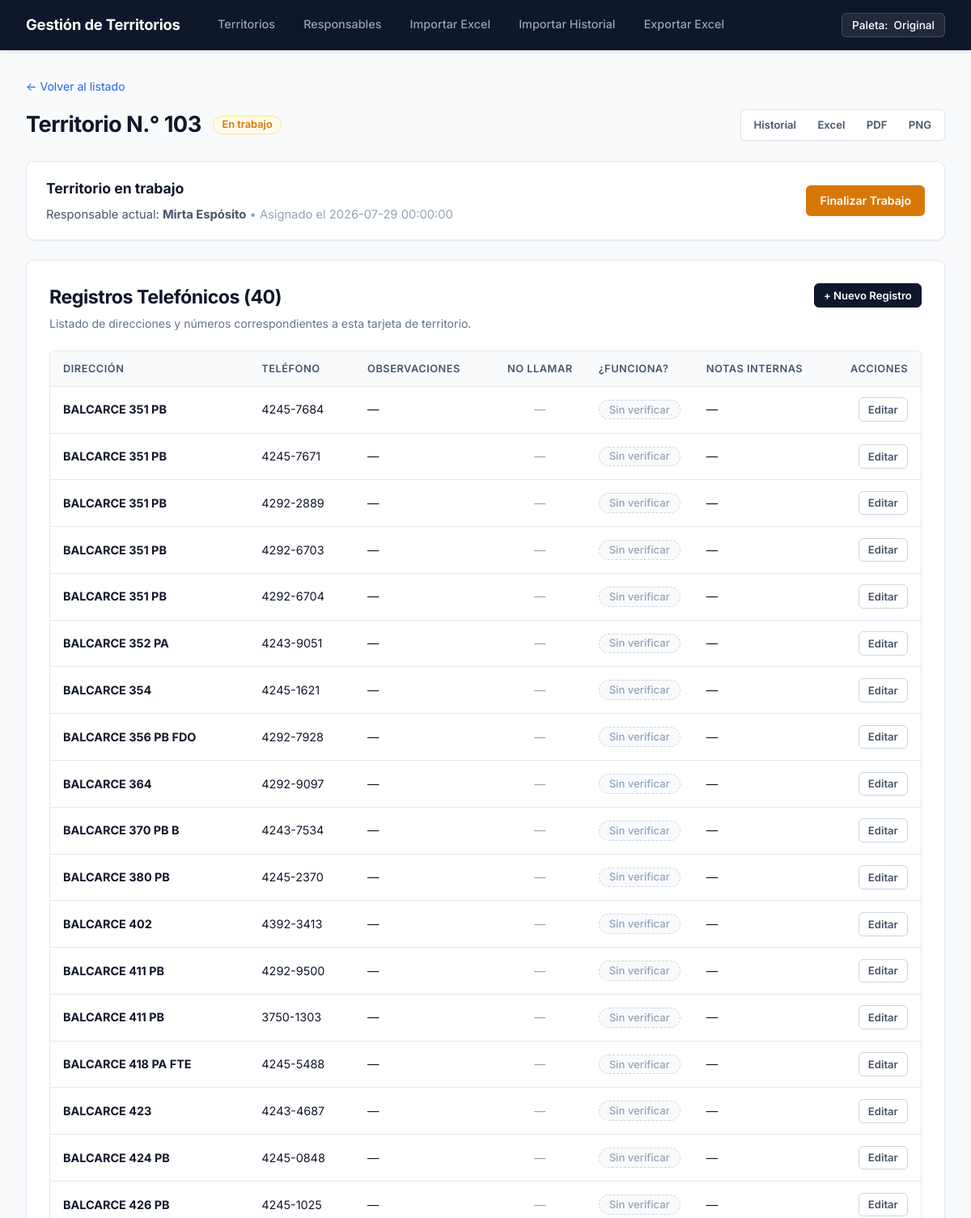
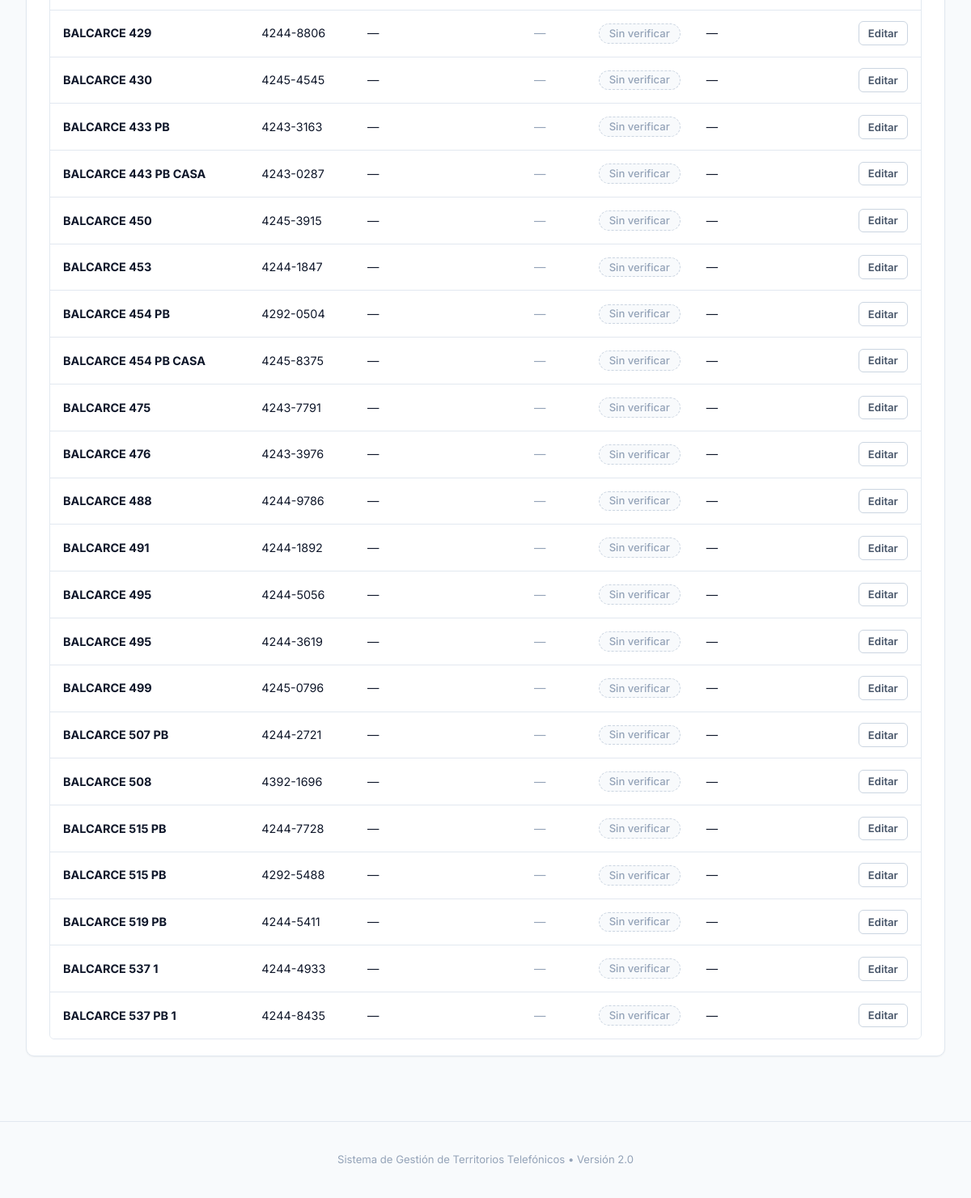
The app's page /territorio/4 with its own data (2 pictures, top to bottom).
### tables this page shows
CREATE TABLE territorios (
    id INTEGER PRIMARY KEY AUTOINCREMENT,
    numero TEXT NOT NULL UNIQUE,
    estado TEXT CHECK(estado IN ('Disponible', 'En trabajo')) DEFAULT 'Disponible'
);

CREATE TABLE responsables (
    id INTEGER PRIMARY KEY AUTOINCREMENT,
    nombre TEXT NOT NULL,
    activo INTEGER DEFAULT 1 -- 1: activo, 0: inactivo
, telefono TEXT DEFAULT NULL, email TEXT DEFAULT NULL, fecha_alta TEXT DEFAULT NULL);

CREATE TABLE asignaciones (
    id INTEGER PRIMARY KEY AUTOINCREMENT,
    territorio_id INTEGER NOT NULL,
    responsable_id INTEGER NOT NULL,
    fecha_asignado TEXT NOT NULL,      -- Formato ISO: YYYY-MM-DD HH:MM:SS
    fecha_finalizacion TEXT DEFAULT NULL,
    detalles TEXT,
    FOREIGN KEY (territorio_id) REFERENCES territorios(id),
    FOREIGN KEY (responsable_id) REFERENCES responsables(id)
);

CREATE TABLE registros (
    id INTEGER PRIMARY KEY AUTOINCREMENT,
    territorio_id INTEGER NOT NULL,
    direccion TEXT,
    telefono TEXT NOT NULL,
    observaciones TEXT,
    no_llamar INTEGER DEFAULT 0,  -- 0: False, 1: True
    funcionan INTEGER DEFAULT NULL, -- NULL: Vacío, 1: Sí, 0: No
    notas_internas TEXT,
    FOREIGN KEY (territorio_id) REFERENCES territorios(id) ON DELETE CASCADE,
    UNIQUE(territorio_id, direccion, telefono) -- Evita duplicados en importaciones
);

### routes/territorios.py (the view)
    @app.route("/territorio/<int:territorio_id>")
    def territorio_detalle(territorio_id):
        conn = get_connection()
        territorio = conn.execute(
            "SELECT * FROM territorios WHERE id = ?", (territorio_id,)
        ).fetchone()
        if territorio is None:
            conn.close()
            abort(404)
        registros = conn.execute(
            "SELECT * FROM registros WHERE territorio_id = ? ORDER BY id",
            (territorio_id,),
        ).fetchall()
        asignacion_activa = conn.execute(
            """
            SELECT a.*, r.nombre AS responsable_nombre
            FROM asignaciones a
            JOIN responsables r ON r.id = a.responsable_id
            WHERE a.territorio_id = ? AND a.fecha_finalizacion IS NULL
            """,
            (territorio_id,),
        ).fetchone()
        responsables = conn.execute(
            "SELECT * FROM responsables WHERE activo = 1 ORDER BY nombre"
        ).fetchall()
        conn.close()
        return render_template(
            "territorio.html",
            territorio=territorio,
            registros=registros,
            asignacion_activa=asignacion_activa,
            responsables=responsables,
        )

### database.py (called while the page is built)
def get_connection():
    conn = sqlite3.connect(DATABASE)
    conn.row_factory = sqlite3.Row
    conn.execute("PRAGMA foreign_keys = ON")
    return conn

### templates/territorio.html (shortened to what this page needs)
{% extends "base.html" %}
{% block content %}
<div class="header-detalle-territorio">
    <div class="breadcrumb">
        <a href="{{ url_for('index') }}" class="btn-link">&larr; Volver al listado</a>
    </div>
    <div class="territorio-hero">
        <div class="hero-left">
            <h2 class="hero-title">Territorio N.° {{ territorio.numero }}</h2>
            <div class="hero-badge">
                <span class="badge {{ 'badge-en-trabajo' if territorio.estado == 'En trabajo' else 'badge-disponible' }}">
                    {{ territorio.estado }}
                </span>
            </div>
        </div>
        <div class="hero-actions">
            <a href="{{ url_for('territorio_historial', territorio_id=territorio.id) }}" class="btn btn-outline btn-sm">Historial</a>
            <a href="{{ url_for('exportar_excel', territorio_id=territorio.id) }}" class="btn btn-outline btn-sm">Excel</a>
            <a href="{{ url_for('territorio_exportar_pdf', territorio_id=territorio.id) }}" class="btn btn-outline btn-sm">PDF</a>
            <a href="{{ url_for('territorio_exportar_png', territorio_id=territorio.id) }}" class="btn btn-outline btn-sm">PNG</a>
        </div>
    </div>
</div>
{% if territorio.estado == 'Disponible' %}
    <div class="panel-accion">
        <h3>Asignar territorio</h3>
        {% if responsables|length == 0 %}
            <p class="text-muted">No hay responsables activos todavía. Podés agregarlos en la sección de Responsables.</p>
        {% else %}
            <form method="post" action="{{ url_for('territorio_asignar', territorio_id=territorio.id) }}" class="form-asignar">
                <div class="form-inline-group">
                    <label for="responsable_id">Responsable:</label>
                    <select name="responsable_id" id="responsable_id" class="form-control" required>
                        <option value="" disabled selected>Seleccionar responsable...</option>
                        {% for r in responsables %}
                            <option value="{{ r.id }}">{{ r.nombre }}</option>
                        {% endfor %}
                    </select>
                </div>
                <div class="form-inline-group flex-grow">
                    <input type="text" name="detalles" placeholder="Detalles o comentarios (opcional)" class="form-control">
                </div>
                <button type="submit" class="btn btn-primary">Asignar</button>
            </form>
        {% endif %}
    </div>
{% elif territorio.estado == 'En trabajo' %}
    <div class="panel-accion panel-en-trabajo">
        <div class="info-asignacion">
            <h3>Territorio en trabajo</h3>
            {% if asignacion_activa %}
                <p>
                    Responsable actual: <strong>{{ asignacion_activa.responsable_nombre }}</strong>
                    <span class="text-muted">&bull; Asignado el {{ asignacion_activa.fecha_asignado }}</span>
                </p>
            {% endif %}
        </div>
        <form method="post" action="{{ url_for('territorio_finalizar', territorio_id=territorio.id) }}" onsubmit="return confirm('¿Confirmás que deseás finalizar el trabajo de este territorio?');">
            <button type="submit" class="btn btn-warning">Finalizar Trabajo</button>
        </form>
    </div>
{% endif %}
<section class="main-card" style="margin-top: 1.5rem;">
    <div class="main-card-header">
        <div class="header-titles">
            <h3 class="card-title">Registros Telefónicos ({{ registros|length }})</h3>
            <p class="card-subtitle">Listado de direcciones y números correspondientes a esta tarjeta de territorio.</p>
        </div>
        <div class="header-actions">
            <button type="button" class="btn btn-primary btn-sm" id="btn-abrir-nuevo-reg">
                + Nuevo Registro
            </button>
        </div>
    </div>
    {% if registros|length == 0 %}
        <div class="estado-vacio">
            <p class="vacio-titulo">Este territorio todavía no tiene registros cargados</p>
            <p class="vacio-sub">Podés agregar un registro manualmente o importar desde un archivo Excel.</p>
            <button type="button" class="btn btn-primary btn-sm" id="btn-crear-primer-reg">+ Agregar Primer Registro</button>
        </div>
    {% else %}
        <div class="table-responsive">
            <table class="tabla-moderna tabla-registros-view">
                <thead>
                    <tr>
                        <th>Dirección</th>
                        <th>Teléfono</th>
                        <th>Observaciones</th>
                        <th style="text-align: center; width: 100px;">No llamar</th>
                        <th style="width: 130px;">¿Funciona?</th>
                        <th>Notas internas</th>
                        <th style="text-align: right; width: 100px;">Acciones</th>
                    </tr>
                </thead>
                <tbody>
                    {% for reg in registros %}
                    <tr id="fila-reg-{{ reg.id }}">
                        <td class="col-direccion">
                            <strong>{{ reg.direccion or "—" }}</strong>
                        </td>
                        <td class="col-telefono">
                            <span class="telefono-badge">{{ reg.telefono }}</span>
                        </td>
                        <td class="col-obs">
                            {{ reg.observaciones or "—" }}
                        </td>
                        <td style="text-align: center;">
                            {% if reg.no_llamar %}
                                <span class="badge badge-no-llamar">No llamar</span>
                            {% else %}
                                <span class="text-muted">—</span>
                            {% endif %}
                        </td>
                        <td>
                            {% if reg.funcionan is none %}
                                <span class="badge badge-libre">Sin verificar</span>
                            {% elif reg.funcionan == 1 %}
                                <span class="badge badge-disponible">Sí</span>
                            {% else %}
                                <span class="badge badge-error">No</span>
                            {% endif %}
                        </td>
                        <td class="col-notas">
                            {{ reg.notas_internas or "—" }}
                        </td>
                        <td style="text-align: right;">
                            <button
                                type="button"
                                class="btn btn-sm btn-outline btn-editar-reg"
                                data-id="{{ reg.id }}"
                                data-direccion="{{ reg.direccion or '' }}"
                                data-telefono="{{ reg.telefono or '' }}"
                                data-observaciones="{{ reg.observaciones or '' }}"
                                data-no-llamar="{{ 1 if reg.no_llamar else 0 }}"
                                data-funcionan="{{ '' if reg.funcionan is none else reg.funcionan }}"
                                data-notas-internas="{{ reg.notas_internas or '' }}"
                            >
                                Editar
                            </button>
                        </td>
                    </tr>
                    {% endfor %}
                </tbody>
            </table>
        </div>
    {% endif %}
</section>
{% endblock %}

### records on screen
territorios: numero "103", estado "En trabajo"
responsables: responsable_nombre "Mirta Espósito"
asignaciones: fecha_asignado "2026-07-29 00:00:00"
registros: direccion "BALCARCE 351 PB", telefono "4245-7684", observaciones "—", notas_internas "—"
registros: direccion "BALCARCE 351 PB", telefono "4245-7671", observaciones "—", notas_internas "—"
registros: direccion "BALCARCE 351 PB", telefono "4292-2889", observaciones "—", notas_internas "—"
registros: direccion "BALCARCE 351 PB", telefono "4292-6703", observaciones "—", notas_internas "—"
registros: direccion "BALCARCE 351 PB", telefono "4292-6704", observaciones "—", notas_internas "—"
registros: direccion "BALCARCE 352 PA", telefono "4243-9051", observaciones "—", notas_internas "—"
registros: direccion "BALCARCE 354", telefono "4245-1621", observaciones "—", notas_internas "—"
registros: direccion "BALCARCE 356 PB FDO", telefono "4292-7928", observaciones "—", notas_internas "—"
registros: direccion "BALCARCE 364", telefono "4292-9097", observaciones "—", notas_internas "—"
registros: direccion "BALCARCE 370 PB B", telefono "4243-7534", observaciones "—", notas_internas "—"
registros: direccion "BALCARCE 380 PB", telefono "4245-2370", observaciones "—", notas_internas "—"
registros: direccion "BALCARCE 402", telefono "4392-3413", observaciones "—", notas_internas "—"
registros: direccion "BALCARCE 411 PB", telefono "4292-9500", observaciones "—", notas_internas "—"
registros: direccion "BALCARCE 411 PB", telefono "3750-1303", observaciones "—", notas_internas "—"
registros: direccion "BALCARCE 418 PA FTE", telefono "4245-5488", observaciones "—", notas_internas "—"
registros: direccion "BALCARCE 423", telefono "4243-4687", observaciones "—", notas_internas "—"
registros: direccion "BALCARCE 424 PB", telefono "4245-0848", observaciones "—", notas_internas "—"
registros: direccion "BALCARCE 426 PB", telefono "4245-1025", observaciones "—", notas_internas "—"
registros: direccion "BALCARCE 429", telefono "4244-8806", observaciones "—", notas_internas "—"
registros: direccion "BALCARCE 430", telefono "4245-4545", observaciones "—", notas_internas "—"
registros: direccion "BALCARCE 433 PB", telefono "4243-3163", observaciones "—", notas_internas "—"
registros: direccion "BALCARCE 443 PB CASA", telefono "4243-0287", observaciones "—", notas_internas "—"
registros: direccion "BALCARCE 450", telefono "4245-3915", observaciones "—", notas_internas "—"
registros: direccion "BALCARCE 453", telefono "4244-1847", observaciones "—", notas_internas "—"
registros: direccion "BALCARCE 454 PB", telefono "4292-0504", observaciones "—", notas_internas "—"
registros: direccion "BALCARCE 454 PB CASA", telefono "4245-8375", observaciones "—", notas_internas "—"
registros: direccion "BALCARCE 475", telefono "4243-7791", observaciones "—", notas_internas "—"
registros: direccion "BALCARCE 476", telefono "4243-3976", observaciones "—", notas_internas "—"
registros: direccion "BALCARCE 488", telefono "4244-9786", observaciones "—", notas_internas "—"
registros: direccion "BALCARCE 491", telefono "4244-1892", observaciones "—", notas_internas "—"
registros: direccion "BALCARCE 495", telefono "4244-5056", observaciones "—", notas_internas "—"
registros: direccion "BALCARCE 495", telefono "4244-3619", observaciones "—", notas_internas "—"
registros: direccion "BALCARCE 499", telefono "4245-0796", observaciones "—", notas_internas "—"
registros: direccion "BALCARCE 507 PB", telefono "4244-2721", observaciones "—", notas_internas "—"
registros: direccion "BALCARCE 508", telefono "4392-1696", observaciones "—", notas_internas "—"
registros: direccion "BALCARCE 515 PB", telefono "4244-7728", observaciones "—", notas_internas "—"
registros: direccion "BALCARCE 515 PB", telefono "4292-5488", observaciones "—", notas_internas "—"
registros: direccion "BALCARCE 519 PB", telefono "4244-5411", observaciones "—", notas_internas "—"
registros: direccion "BALCARCE 537 1", telefono "4244-4933", observaciones "—", notas_internas "—"
registros: direccion "BALCARCE 537 PB 1", telefono "4244-8435", observaciones "—", notas_internas "—"

### other values on screen
{{ registros|length }} "40"
